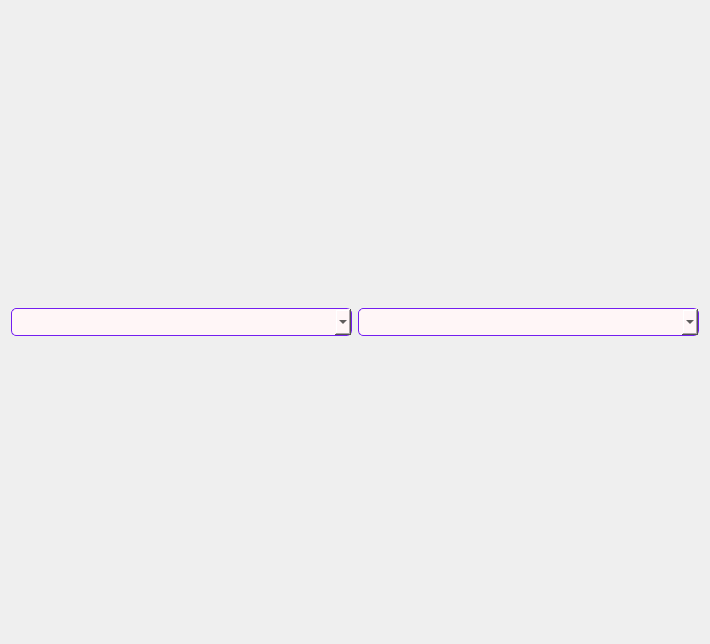
<?xml version="1.0" encoding="UTF-8"?>
<ui version="4.0">
 <class>Statistic</class>
 <widget class="QWidget" name="Statistic">
  <property name="geometry">
   <rect>
    <x>0</x>
    <y>0</y>
    <width>710</width>
    <height>644</height>
   </rect>
  </property>
  <property name="windowTitle">
   <string>Form</string>
  </property>
  <layout class="QGridLayout" name="gridLayout_4">
   <item row="0" column="0">
    <layout class="QGridLayout" name="gridLayout">
     <item row="0" column="0">
      <widget class="QComboBox" name="year_combo_box">
       <property name="font">
        <font>
         <pointsize>13</pointsize>
        </font>
       </property>
       <property name="styleSheet">
        <string notr="true">background-color: rgb(255, 246, 247);
border: 1px solid rgb(116, 30, 240);
border-radius: 5px;
padding: 2px;</string>
       </property>
      </widget>
     </item>
     <item row="0" column="1">
      <widget class="QComboBox" name="month_combo_box">
       <property name="font">
        <font>
         <pointsize>13</pointsize>
        </font>
       </property>
       <property name="styleSheet">
        <string notr="true">background-color: rgb(255, 246, 247);
border: 1px solid rgb(116, 30, 240);
border-radius: 5px;
padding: 2px;</string>
       </property>
      </widget>
     </item>
    </layout>
   </item>
   <item row="1" column="0">
    <layout class="QGridLayout" name="gridLayout_2"/>
   </item>
   <item row="2" column="0">
    <layout class="QGridLayout" name="gridLayout_3"/>
   </item>
  </layout>
 </widget>
 <resources/>
 <connections/>
</ui>
